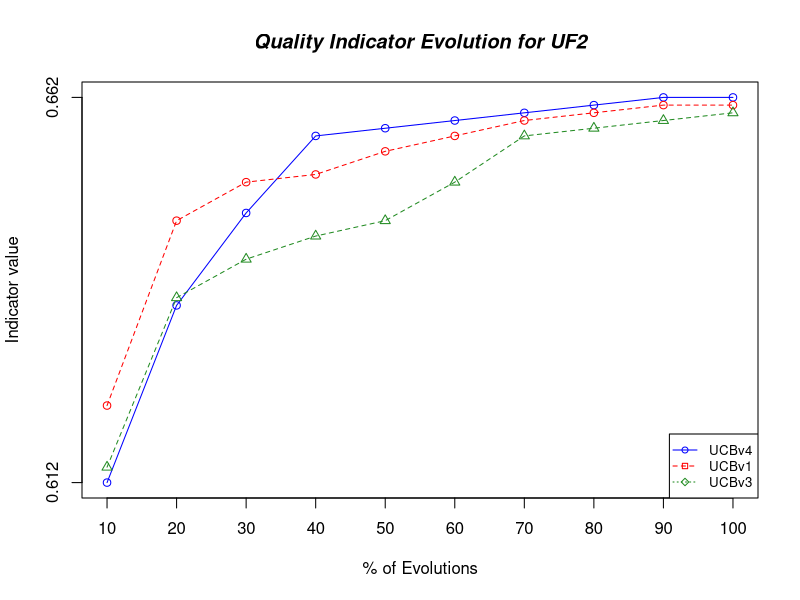

Generate this figure with R:
# Read car and truck values from tab-delimited autos.dat
algorithms <- read.table("data_UF2.dat", header=T, sep="\t") 

# Compute the max and min y 
max_y <- max(algorithms)
min_y <- min(algorithms)

# Define colors to be used for alg1, alg2, alg3
plot_colors <- c("blue","red","forestgreen", "black","yellow", "brown", "darkorange")
plot(algorithms$UCBv4, type="o", col=plot_colors[1],  ylim=c(min_y,max_y), axes=FALSE, ann=FALSE)

# Make x,y axis 
axis(1, at=1:10,lab=c(10,20,30,40,50,60,70,80,90,100))
axis(2, at=seq(min_y, max_y, 0.05))

# Create box around plot
box()

lines(algorithms$UCBv1, type="o", pch=1, lty=2, col=plot_colors[2])
lines(algorithms$UCBv3, type="o", pch=2, lty=2, col=plot_colors[3])

# Create a title bold/italic font
title(main="Quality Indicator Evolution for UF2", font.main=4)

# Label the x and y axes
title(xlab= "% of Evolutions")
title(ylab= "Indicator value")

# Create a legend
legend("bottomright", names(algorithms), cex=0.8, col=plot_colors, pch=21:23, lty=1:3);

